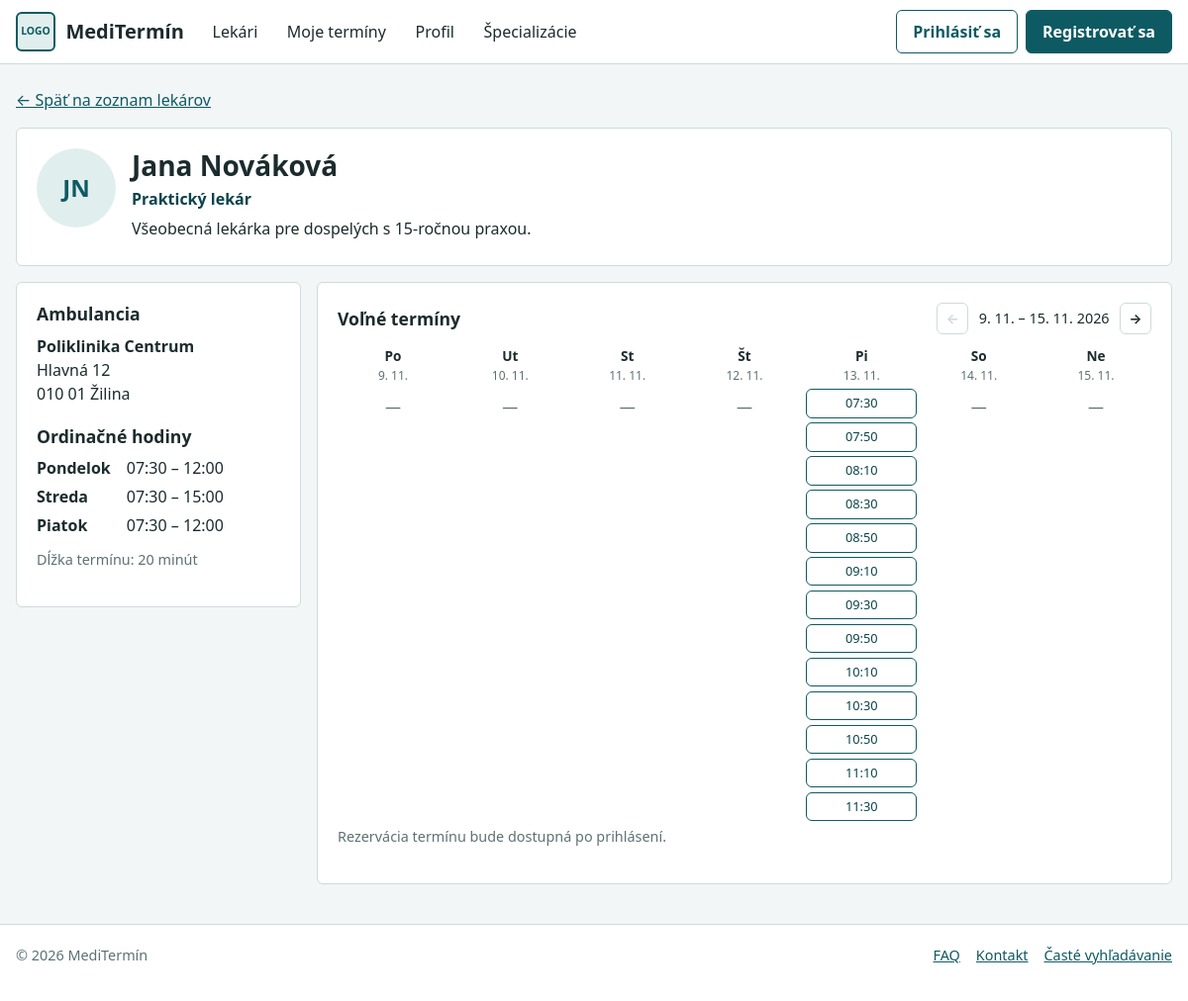
Screenshot of /?c=doctor&a=show&id=1 with the database file from the repository.
### tables this page shows
CREATE TABLE `users`
(
    `id`              INT NOT NULL AUTO_INCREMENT,
    `first_name`      VARCHAR(50) NOT NULL,
    `last_name`       VARCHAR(50) NOT NULL,
    `photo`           VARCHAR(255) NULL COMMENT 'Cesta k profilovej fotografii používateľa',
    `role`            ENUM('patient', 'doctor', 'admin') NOT NULL DEFAULT 'patient',
    `phone`           VARCHAR(20) NULL,
    `email`           VARCHAR(100) NOT NULL,
    `password`        VARCHAR(255) NOT NULL,
    `created_at`      TIMESTAMP NOT NULL DEFAULT CURRENT_TIMESTAMP COMMENT 'Dátum registrácie používateľa',
    `updated_at`      TIMESTAMP NOT NULL DEFAULT CURRENT_TIMESTAMP ON UPDATE CURRENT_TIMESTAMP COMMENT 'Dátum poslednej aktualizácie používateľa',
    PRIMARY KEY (`id`),
    UNIQUE KEY `unq_email` (`email`)
) DEFAULT CHARSET=utf8mb4 COLLATE=utf8mb4_unicode_ci COMMENT='Tabuľka používateľov';

CREATE TABLE `specializations`
(
    `id`              INT NOT NULL AUTO_INCREMENT,
    `name`            VARCHAR(100) NOT NULL,
    `description`     TEXT NULL COMMENT 'Popis špecializácie',
    `is_active`       TINYINT(1) NOT NULL DEFAULT 1 COMMENT 'Indikuje, či je špecializácia aktívna, 1 = aktívna, 0 = neaktívna',
    `created_at`      TIMESTAMP NOT NULL DEFAULT CURRENT_TIMESTAMP COMMENT 'Dátum registrácie špecializácie',
    `updated_at`      TIMESTAMP NOT NULL DEFAULT CURRENT_TIMESTAMP ON UPDATE CURRENT_TIMESTAMP COMMENT 'Dátum poslednej aktualizácie špecializácie',
    PRIMARY KEY (`id`),
    UNIQUE KEY `unq_specializations_name` (`name`)
) DEFAULT CHARSET=utf8mb4 COLLATE=utf8mb4_unicode_ci COMMENT='Tabuľka špecializácií doktorov';

CREATE TABLE `doctors`
(
    `id`              INT NOT NULL AUTO_INCREMENT,
    `user_id`         INT NOT NULL,
    `clinic_id`       INT NOT NULL COMMENT 'ID kliniky, kde doktor pracuje',
    `bio`             TEXT NULL COMMENT 'Krátky popis doktora',
    `appointment_length` SMALLINT NOT NULL DEFAULT 20 COMMENT 'Dĺžka jedného termínu v minútach',
    `created_at`      TIMESTAMP NOT NULL DEFAULT CURRENT_TIMESTAMP COMMENT 'Dátum registrácie doktora',
    `updated_at`      TIMESTAMP NOT NULL DEFAULT CURRENT_TIMESTAMP ON UPDATE CURRENT_TIMESTAMP COMMENT 'Dátum poslednej aktualizácie doktora',
    PRIMARY KEY (`id`),
    UNIQUE KEY `unq_doctors_user` (`user_id`),
    FOREIGN KEY (`clinic_id`) REFERENCES `clinics`(`id`),
    FOREIGN KEY (`user_id`) REFERENCES `users`(`id`) ON DELETE CASCADE,
    CHECK (`appointment_length` BETWEEN 5 AND 120)   
) DEFAULT CHARSET=utf8mb4 COLLATE=utf8mb4_unicode_ci COMMENT='Tabuľka doktorov';

CREATE TABLE `clinics`
(
    `id`              INT NOT NULL AUTO_INCREMENT,
    `name`            VARCHAR(100) NOT NULL,
    `street`          VARCHAR(255) NOT NULL,
    `city`            VARCHAR(100) NOT NULL,
    `postal_code`     VARCHAR(20) NOT NULL,
    `country`         VARCHAR(100) NOT NULL,
    `created_at`      TIMESTAMP NOT NULL DEFAULT CURRENT_TIMESTAMP COMMENT 'Dátum registrácie kliniky',
    `updated_at`      TIMESTAMP NOT NULL DEFAULT CURRENT_TIMESTAMP ON UPDATE CURRENT_TIMESTAMP COMMENT 'Dátum poslednej aktualizácie kliniky',
    PRIMARY KEY (`id`)
) DEFAULT CHARSET=utf8mb4 COLLATE=utf8mb4_unicode_ci COMMENT='Tabuľka kliník';

CREATE TABLE `working_hours`
(
    `id`              INT NOT NULL AUTO_INCREMENT,
    `doctor_id`       INT NOT NULL,
    `day_of_week`     ENUM('Pondelok', 'Utorok', 'Streda', 'Štvrtok', 'Piatok', 'Sobota', 'Nedeľa') NOT NULL,
    `start_time`      TIME NOT NULL,
    `end_time`        TIME NOT NULL,
    PRIMARY KEY (`id`),
    FOREIGN KEY (`doctor_id`) REFERENCES `doctors`(`id`) ON DELETE CASCADE,
    CHECK (`start_time` < `end_time`)   
) DEFAULT CHARSET=utf8mb4 COLLATE=utf8mb4_unicode_ci COMMENT='Tabuľka pracovných hodín doktorov';

### App/Views/Doctor/show.view.php (the view, shortened to what the rows shown need)
<section class="profile-head">
    <span class="avatar avatar-lg" aria-hidden="true"><?= e($doctorUser->getInitials()) ?></span>
    <div>
        <h1><?= e($doctorUser->getFullName()) ?></h1>
        <p class="profile-specs"><?= e(implode(', ', array_map(fn($s) => $s->getName(), $specializations))) ?></p>
        <?php if ($doctor->getBio() !== null) : ?>
            <p><?= e($doctor->getBio()) ?></p>
        <?php endif ?>
    </div>
</section>
<div class="profile-grid">
    <aside class="profile-card">
        <h2>Ambulancia</h2>
        <address>
            <strong><?= e($clinic->getName()) ?></strong><br>
            <?= e($clinic->getStreet()) ?><br>
            <?= e($clinic->getPostalCode()) ?> <?= e($clinic->getCity()) ?>
        </address>
        <h2>Ordinačné hodiny</h2>
        <?php if (count($workingHours) === 0) : ?>
            <p class="muted">Lekár zatiaľ nemá zadané ordinačné hodiny.</p>
        <?php else : ?>
            <dl class="hours">
                <?php foreach ($workingHours as $hours) : ?>
                    <dt><?= e($hours->getDayOfWeek()) ?></dt>
                    <dd><?= substr($hours->getStartTime(), 0, 5) ?> – <?= substr($hours->getEndTime(), 0, 5) ?></dd>
                <?php endforeach ?>
            </dl>
        <?php endif ?>
        <p class="muted">Dĺžka termínu: <?= $doctor->getAppointmentLength() ?> minút</p>
    </aside>
    <section class="profile-card">
        <div class="week-head">
            <h2>Voľné termíny</h2>
        </div>
    </section>
</div>

### rows the page displays
users: $doctorUser->getInitials() "JN", $doctorUser->getFullName() "Jana Nováková"
specializations: name "Praktický lekár"
doctors: bio "Všeobecná lekárka pre dospelých s 15-ročnou praxou.", appointment_length "20"
clinics: name "Poliklinika Centrum", street "Hlavná 12", postal_code "010 01", city "Žilina"
working_hours: day_of_week "Pondelok", start_time "07:30", end_time "12:00"
working_hours: day_of_week "Streda", start_time "07:30", end_time "15:00"
working_hours: day_of_week "Piatok", start_time "07:30", end_time "12:00"

### other values shown
$firstDay->format('j. n.') "9. 11."
$lastDay->format('j. n. Y') "15. 11. 2026"
mb_substr($day['dayName'], 0, 2) "Po"
$day['date']->format('j. n.') "9. 11."
mb_substr($day['dayName'], 0, 2) "Ut"
$day['date']->format('j. n.') "10. 11."
mb_substr($day['dayName'], 0, 2) "St"
$day['date']->format('j. n.') "11. 11."
mb_substr($day['dayName'], 0, 2) "Št"
$day['date']->format('j. n.') "12. 11."
mb_substr($day['dayName'], 0, 2) "Pi"
$day['date']->format('j. n.') "13. 11."
$slot "07:30"
$slot "07:50"
$slot "08:10"
